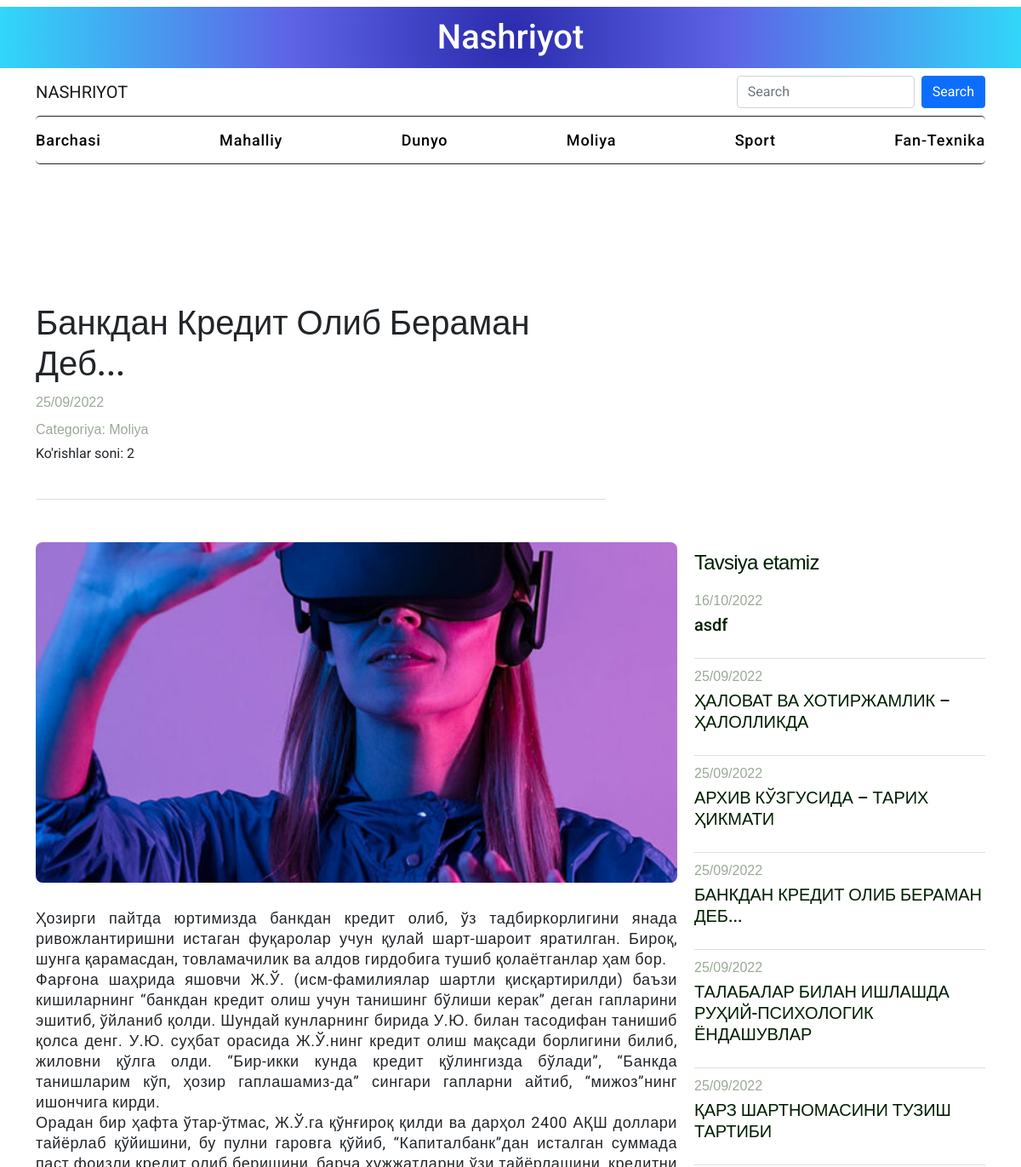
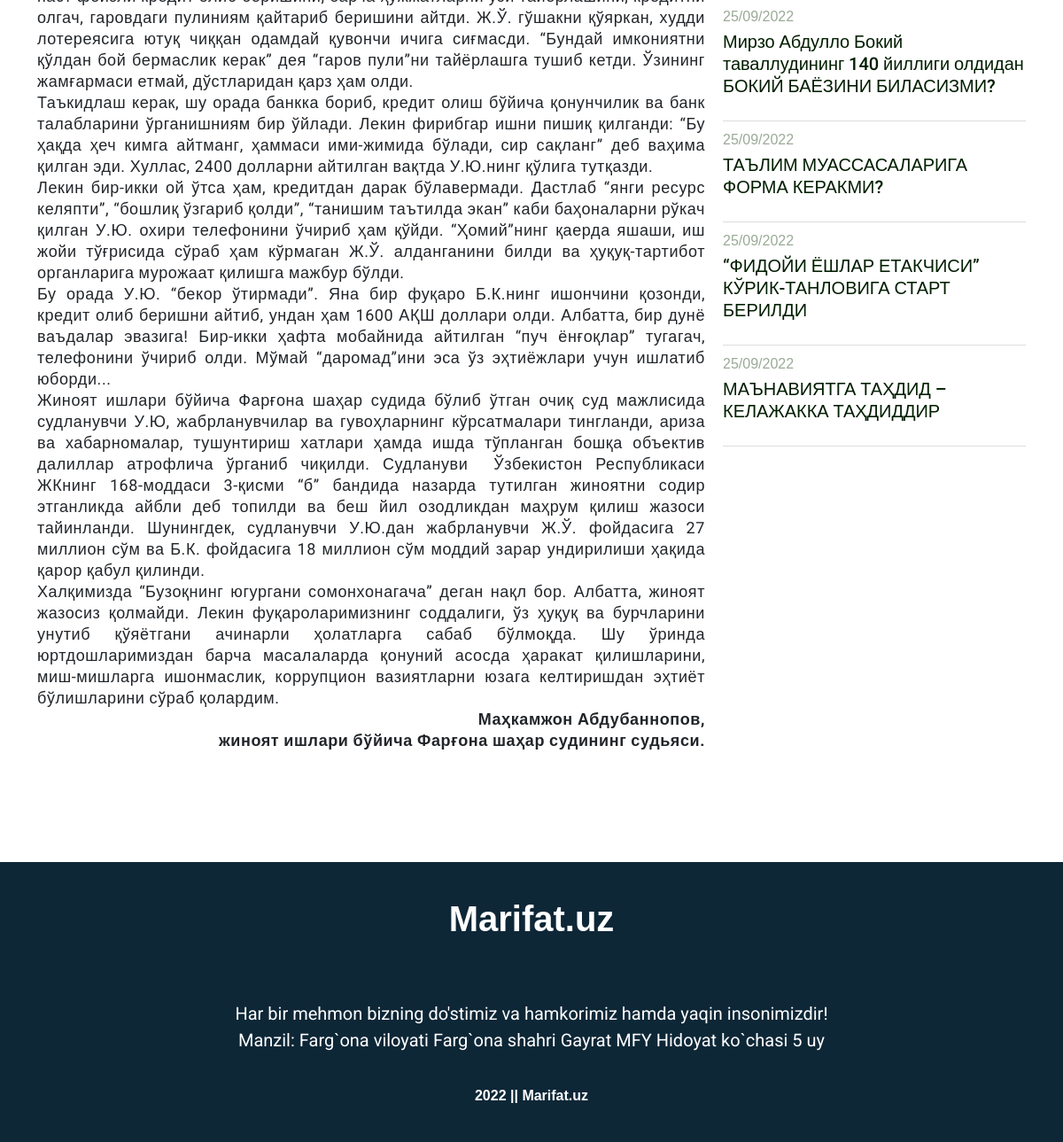
Page /article/24 on the committed database (2 pictures, top to bottom).
### pages/models.py (models this page shows, shortened)
class Articles(models.Model):
    categories = Const.categories
    title = models.CharField(max_length=100, verbose_name='Sarlavha:')
    image = models.ImageField()
    category = models.CharField(
        max_length=35,
        choices=categories,
        default=1
    )
    date = models.DateTimeField(auto_now_add=True)
    body = RichTextField(verbose_name='Maqola matni:')
    blog_view = models.IntegerField(default=0)
    def get_category(self):
        return dict(Articles.categories)[self.category]
    def get_date(self):
        now = self.date
        date_time = now.strftime("%d/%m/%Y")
        return date_time

### pages/views.py (the view)
# urls.py: path('article/<int:pk>', views.ArticleDetailView, name='article_detail'),
def ArticleDetailView(request, pk):
    categories = dict(Const.categories)
    object = Articles.objects.get(pk=pk)
    articles_ = Articles.objects.all().order_by('-date')[:10]
    object.blog_view=object.blog_view+1
    object.save()
    context = {'object': object,
                'articles_': articles_  ,
                'categories': categories,
              }
    return render(request, 'article_detail.html', context)

### templates/article_detail.html (shortened to what this page needs)
{% extends 'main.html' %}
{% load static %}
{% block link %}{% static 'css/article_detail.css' %}{% endblock link %}
{% block content %}
<div class="blog-detail">
    <div class="container-lg detail-area">
        <div class="section-title">
            <h1>
                {{ object.title | title }}
            </h1>
            <div class="data">
                <div>
                    <p class="bg-date">{{ object.get_date }}</p>
                </div>
                <div>
                    <p class="bg-date">Categoriya: {{ object.get_category }}</p>
                    <p>Ko'rishlar soni: {{ object.blog_view }}</p>
                </div>
            </div>
        </div>
        <div class="detail-content">
            <div class="detail-main-content">
                <div class="blog-description">
                    <div class="blog-post-photo">
                        {% if object.image %}
                        <img src="{{ object.image.url }}" alt="">
                        {% else %}
                        <img src="{% static 'images/rasm10.jpg' %}" alt="">
                        {% endif %}
                    </div>
                    <div class="blog-word">
                        <p>
                            {{ object.body | safe}}
                        </p>
                    </div>
                </div>
            </div>
                <div class="might-like">
                    <div class="title">
                        <h2 class="detail-title">
                            Tavsiya etamiz
                        </h2>
                    </div>
                    <ul class="blog-items">
                        {% for article_ in articles_ %}
                        <li class="articel-item blog-item">
                            <a href=" {% url 'article_detail' article_.pk %} ">
                                <div class="articel-content">
                                    <p class="bg-date">
                                        {{ article_.get_date }}
                                    </p>
                                    <p class="bg-title"> {{ article_.title }} </p>
                                </div>
                            </a>
                        </li>
                        {% endfor %}
                    </ul>
            </div>
        </div>
    </div>
</div>
{% endblock content %}

### static/css/main.css (style rules this page uses)
* { margin: 0; padding: 0; font-family:'Roboto', sans-serif;; }
a { text-decoration: none; }

### static/css/cate.css (style rules this page uses)
a { color: #001000; text-decoration: none; }
.bg-title { font-family: 'Roboto', sans-serif; color: #001e00; font-size: 20px; line-height: 25px; font-weight: 500; letter-spacing: -0.002em; }
.bg-date { font-style: 16px; line-height: 22px; color: #9aaa97; font-weight: 500; font-family: 'Neuemontreal', sans-serif; position: relative; bottom: 0; margin-bottom: 5px; margin-top: 10px; }

### static/css/article_detail.css (style rules this page uses)
.blog-detail .section-title { padding-top: 155px; padding-bottom: 25px; border-bottom: 1px solid #d5e0d5; width: 60%; }
.blog-post-photo { overflow: hidden; width: 100%; height: 400px; margin-bottom: 30px; border-radius: 8px; }
.blog-post-photo img { width: 100%; height: 100%; object-fit: cover; -o-object-fit: cover; border: 0; vertical-align: middle; display: inline-block; max-width: 100%; }
.blog-word { margin-top: 25px; width: 100%; margin-bottom: 25px; }
.blog-word p { font-size: 18px; line-height: 24px; letter-spacing: .6px; margin: 0 !important; }
.detail-content { display: flex; flex-direction: row; align-items: flex-start; justify-content: space-around; }
.detail-main-content { width: 170%; }
.might-like { padding-top: 54px; padding-left: 20px; }
.title h2 { margin-top: 0; margin-bottom: 15px; font-family: 'Neuemontreal', sans-serif; color: #001e00; font-size: 38px; line-height: 39px; font-weight: 400; letter-spacing: -.032em; }
.blog-items { padding: 0; }
.blog-item { list-style: none; border-bottom: 1px solid #ddd; padding-bottom: 10px; }
.detail-title { font-size: 24px !important; }

### rows in the picture
Articles: title "Банкдан Кредит Олиб Бераман Деб...", get_date "25/09/2022", get_category "Moliya", blog_view "2", image (picture), body "Ҳозирги пайтда юртимизда банкдан кредит олиб, ўз тадбиркорлигини янада ривожлантиришни истаган фуқаролар учун қулай шарт-шароит яратилган. Бироқ, шунга қарамасдан, товламачилик ва алдов гирдобига тушиб қолаётганлар ҳам бор. Фарғона шаҳрида яшовчи Ж.Ў. (исм-фамилиялар шартли қисқартирилди) баъзи кишиларнинг “банкдан кредит олиш учун танишинг бўлиши керак” деган гапларини эшитиб, ўйланиб қолди. Шундай кунларнинг бирида У.Ю. билан тасодифан танишиб қолса денг. У.Ю. суҳбат орасида Ж.Ў.нинг кредит олиш мақсади борлигини билиб, жиловни қўлга олди. “Бир-икки кунда кредит қўлингизда бўлади”, “Банкда танишларим кўп, ҳозир гаплашамиз-да” сингари гапларни айтиб, “мижоз”нинг ишончига кирди. Орадан бир…", title "БАНКДАН КРЕДИТ ОЛИБ БЕРАМАН ДЕБ..."
Articles: get_date "16/10/2022", title "asdf"
Articles: get_date "25/09/2022", title "ҲАЛОВАТ ВА ХОТИРЖАМЛИК – ҲАЛОЛЛИКДА"
Articles: get_date "25/09/2022", title "АРХИВ КЎЗГУСИДА – ТАРИХ ҲИКМАТИ"
Articles: get_date "25/09/2022", title "ТАЛАБАЛАР БИЛАН ИШЛАШДА РУҲИЙ-ПСИХОЛОГИК ЁНДАШУВЛАР"
Articles: get_date "25/09/2022", title "ҚАРЗ ШАРТНОМАСИНИ ТУЗИШ ТАРТИБИ"
Articles: get_date "25/09/2022", title "Мирзо Абдулло Бокий таваллудининг 140 йиллиги олдидан БОКИЙ БАЁЗИНИ БИЛАСИЗМИ?"
Articles: get_date "25/09/2022", title "ТАЪЛИМ МУАССАСАЛАРИГА ФОРМА КЕРАКМИ?"
Articles: get_date "25/09/2022", title "“ФИДОЙИ ЁШЛАР ЕТАКЧИСИ” КЎРИК-ТАНЛОВИГА СТАРТ БЕРИЛДИ"
Articles: get_date "25/09/2022", title "МАЪНАВИЯТГА ТАҲДИД – КЕЛАЖАККА ТАҲДИДДИР"

### other values in the picture
{{ value }} "Mahalliy" "Dunyo" "Moliya" "Sport" "Fan-Texnika"
